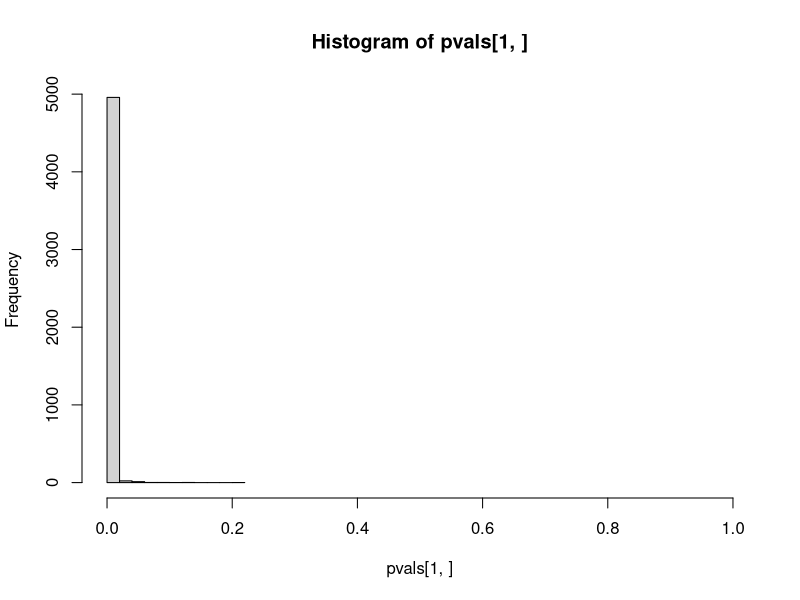
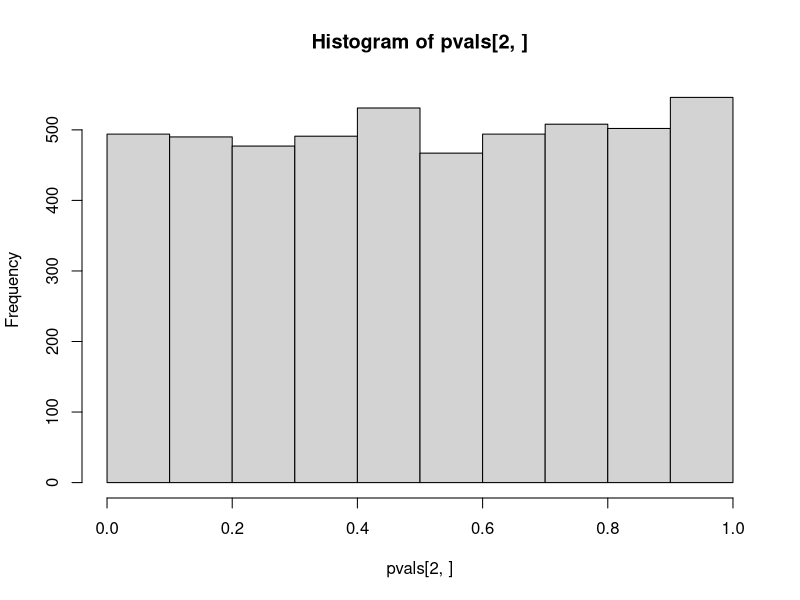
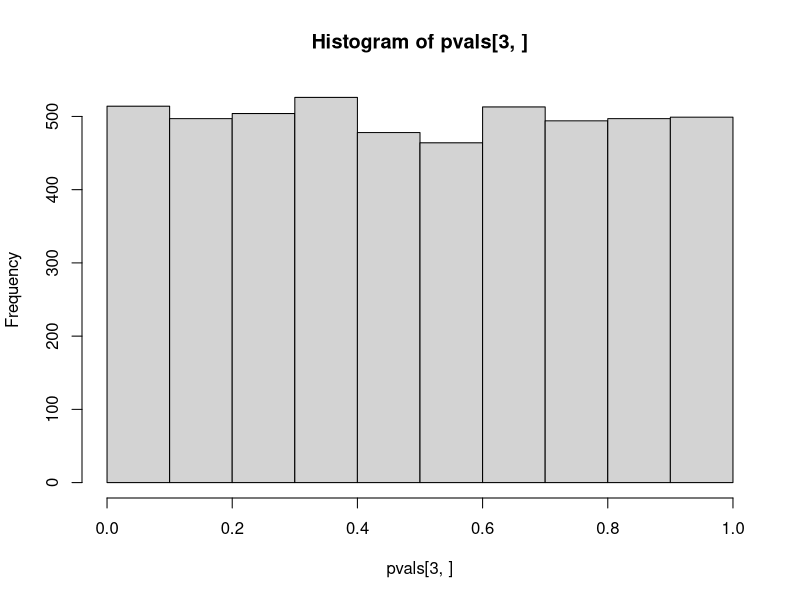
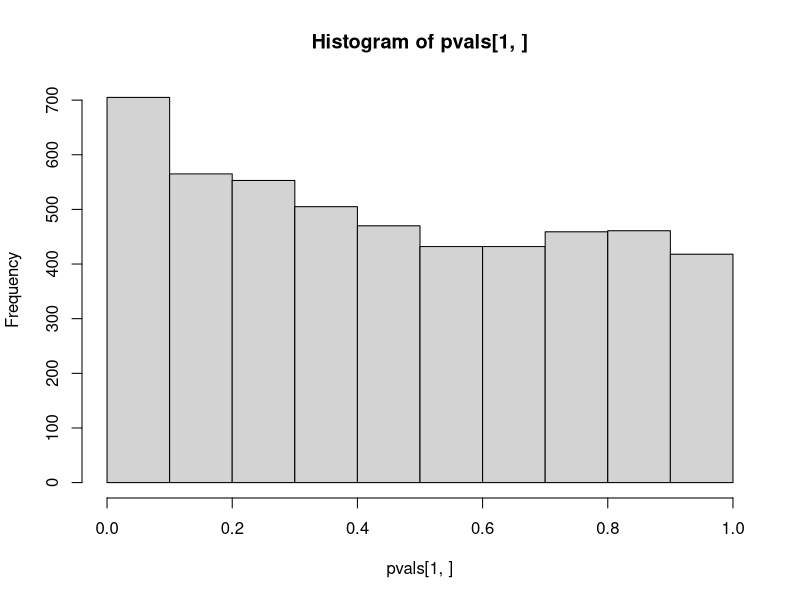
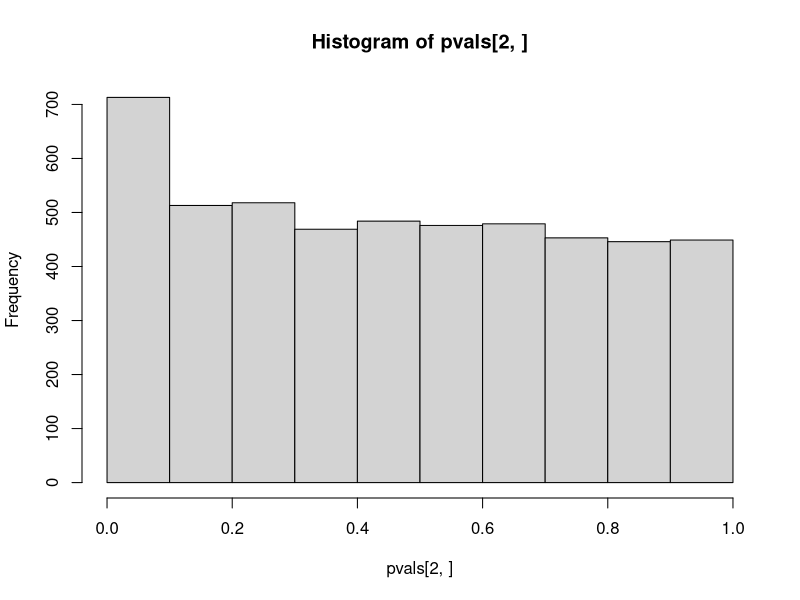
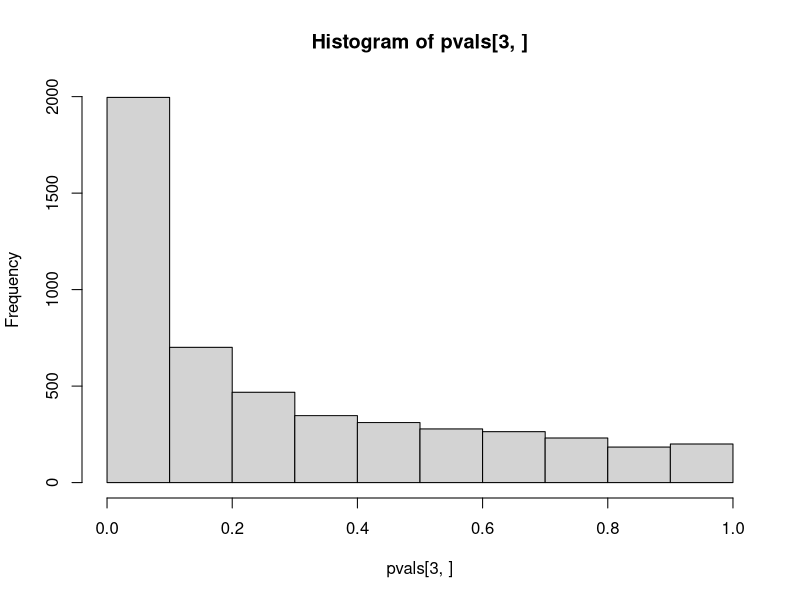
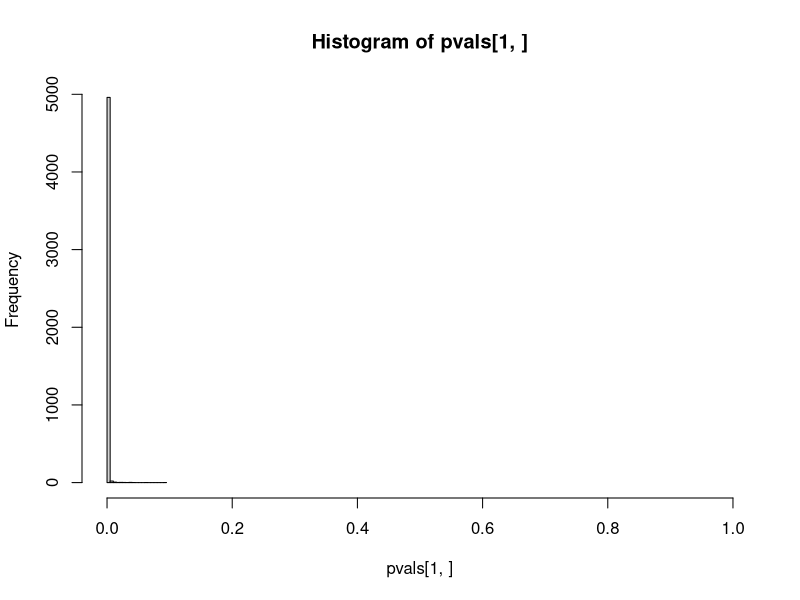
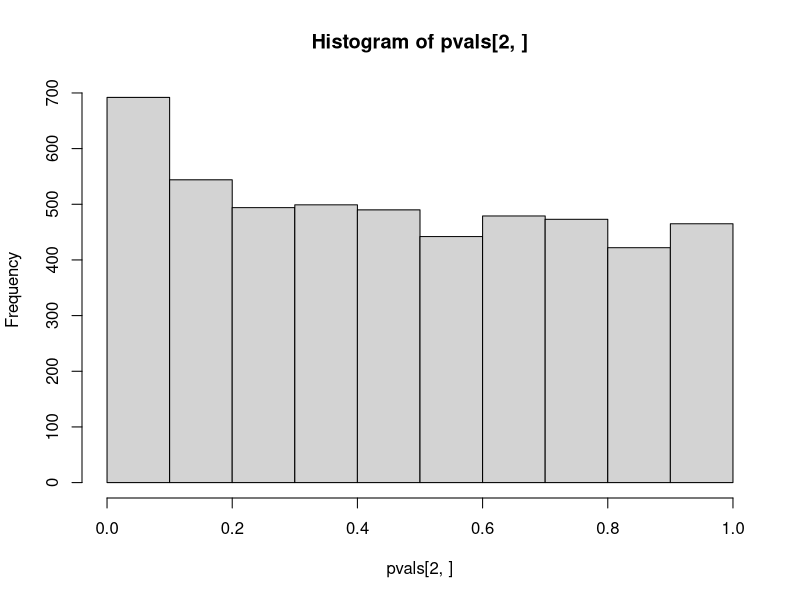

These figures' R source, in order:
## ---- chunk 1
set.seed(21)
N <- 5000
M <- 500
pvals <- replicate(N, {
      epsilon <- rnorm(M)
      levels1 <- sample(c(rep(0, 0.9 * M), rep(1, 0.1 * M)))
      levels2 <- sample(c(rep(0, 0.9 * M), rep(1, 0.1 * M)))
      y <- levels1 * 0.7 + epsilon
      
      anova(lm(y~levels1*levels2))[[5]][c(1,2,3)]
      
})
## ---- chunk 2
hist(pvals[1,], xlim = c(0,1))
sum(pvals[1,] < 0.05) / N 
## ---- chunk 3
hist(pvals[2,], xlim = c(0,1))
sum(pvals[2,] < 0.05) / N
## ---- chunk 4
hist(pvals[3,], xlim = c(0,1))
sum(pvals[3,] < 0.05, na.rm = TRUE) / N
## ---- chunk 5

N <- 5000
M <- 500
pvals <- replicate(N, {
      epsilon <- rnorm(M)
      levels1 <- sample(c(rep(0, 0.9 * M), rep(1, 0.1 * M)))
      levels2 <- sample(c(rep(0, 0.9 * M), rep(1, 0.1 * M)))
      y <- levels1 * levels2 * 0.7 + epsilon
      
      anova(lm(y~levels1 * levels2))[[5]][c(1,2,3)]
      
})
## ---- chunk 6
hist(pvals[1,], xlim = c(0,1))
sum(pvals[1,] < 0.05) / N 
## ---- chunk 7
hist(pvals[2,], xlim = c(0,1))
sum(pvals[2,] < 0.05) / N
## ---- chunk 8
hist(pvals[3,], xlim = c(0,1))
sum(pvals[3,] < 0.05, na.rm = TRUE) / N
## ---- chunk 9

N <- 5000
M <- 500
pvals <- replicate(N, {
      epsilon <- rnorm(M)
      levels1 <- sample(c(rep(0, 0.9 * M), rep(1, 0.1 * M)))
      levels2 <- sample(c(rep(0, 0.9 * M), rep(1, 0.1 * M)))
      y <- levels1 * 0.7 + levels1 * levels2 * 0.7 + epsilon
      
      anova(lm(y~levels1 * levels2))[[5]][c(1,2,3)]
      
})
## ---- chunk 10
hist(pvals[1,], xlim = c(0,1))
sum(pvals[1,] < 0.05) / N 
## ---- chunk 11
hist(pvals[2,], xlim = c(0,1))
sum(pvals[2,] < 0.05) / N
## ---- chunk 12
hist(pvals[3,], xlim = c(0,1))
sum(pvals[3,] < 0.05, na.rm = TRUE) / N
